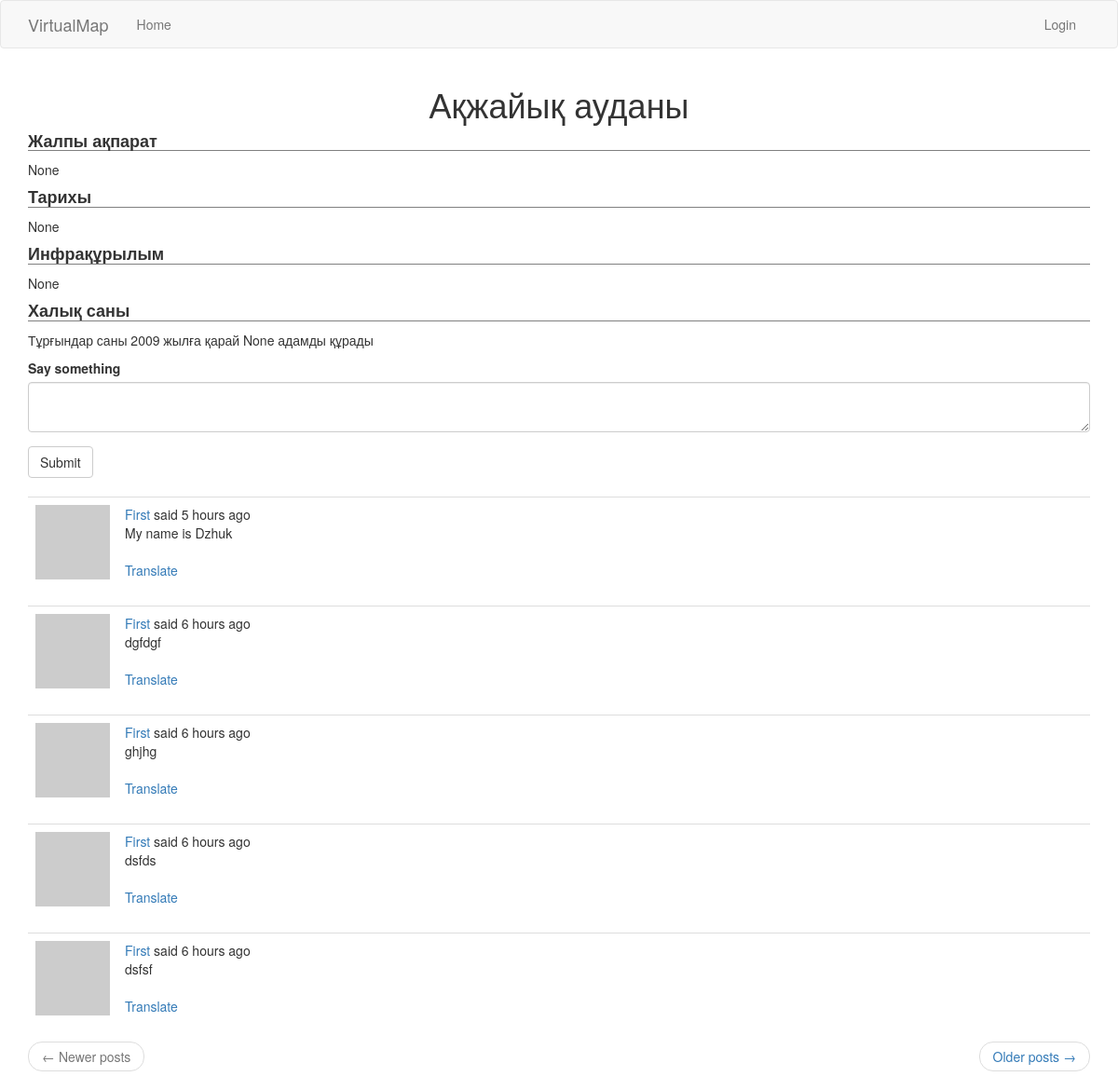
The app's page /area/6 with its own data.
### app/models.py (models this page shows, shortened)
class Area(db.Model):
    id = db.Column(db.Integer, primary_key=True, autoincrement=True)
    area_name = db.Column(db.String(16))
    gen_info = db.Column(db.String(128))
    history = db.Column(db.String(1024))
    infrastructure = db.Column(db.String(128))
    population = db.Column(db.Integer)
    posts = db.relationship('Post', backref='area', lazy='dynamic')

class Post(db.Model):
    id = db.Column(db.Integer, primary_key=True)
    body = db.Column(db.String(140))
    timestamp = db.Column(db.DateTime, index=True, default=datetime.utcnow)
    user_id = db.Column(db.Integer, db.ForeignKey('user.id'))
    area_id = db.Column(db.Integer, db.ForeignKey('area.id'))
    language = db.Column(db.String(5))

### app/main/routes.py (the view, shortened to what this page needs)
@blueprint.route("/area/<int:id>", methods=["GET", "POST"])
def area(id):
    area = db.session.query(Area).filter(Area.id == id).first_or_404()
    form = PostForm()
    page = request.args.get('page', 1, type=int)
    posts = area.posts.order_by(Post.timestamp.desc()).paginate(
        page, current_app.config['POSTS_PER_PAGE'], False)
    next_url = url_for('main.area', id=area.id, page=posts.next_num) \
        if posts.has_next else None
    prev_url = url_for('main.area', id=area.id, page=posts.prev_num) \
        if posts.has_prev else None
    params = {
        'title': area.area_name,
        "area": area,
        'form': form,
        'posts': posts.items,
        "next_url": next_url,
        "prev_url": prev_url
    }
    return render_template("main/area.html", **params)

### app/main/forms.py
class PostForm(FlaskForm):
    post = TextAreaField(_l('Say something'), validators=[DataRequired()])
    submit = SubmitField(_l('Submit'))

### app/main/routes.py (called while the page is built)
@blueprint.before_request
def before_request():
    if current_user.is_authenticated:
        current_user.last_seen = datetime.utcnow()
        db.session.commit()
    g.locale = str(get_locale())

### app/models.py (called while the page is built)
    def avatar(self, size):
        digest = md5(self.email.lower().encode('utf-8')).hexdigest()
        return 'https://www.gravatar.com/avatar/{}?d=identicon&s={}'.format(
            digest, size)

### app/main/templates/main/area.html
{% extends "base.html" %}
{% import 'bootstrap/wtf.html' as wtf %}
{% block app_content %}
	<h1 style="text-align: center;">{{ area.area_name }}</h1>
	<h4 class="chapter">{{ _("Жалпы ақпарат") }}</h4>
	<p>{{ area.gen_info }}</p>
	<h4 class="chapter">{{ _("Тарихы") }}</h4>
	<p>{{ area.history }}</p>
	<h4 class="chapter">{{ _("Инфрақұрылым") }}</h4>
	<p>{{ area.infrastructure }}</p>
	<h4 class="chapter">{{ _("Халық саны") }}</h4>
	<p>Тұрғындар саны 2009 жылға қарай {{ area.population }} адамды құрады</p>
	{% if form %}
    	{{ wtf.quick_form(form) }}
    <br>
    {% endif %}
    {% include "main/_posts.html" %}
{% endblock app_content %}
{% block styles %}
	{{super()}}
	<link rel="stylesheet" href="{{url_for('static', filename='css/style.css')}}">
{% endblock %}

### app/templates/base.html (shortened to what this page needs)
{% extends 'bootstrap/base.html' %}
{% block navbar %}
    <nav class="navbar navbar-default">
        <div class="container">
            <div class="navbar-header">
                <a class="navbar-brand" href="{{ url_for('main.index') }}">VirtualMap</a>
            </div>
            <div class="collapse navbar-collapse" id="bs-example-navbar-collapse-1">
                <ul class="nav navbar-nav">
                    <li><a href="{{ url_for('main.index') }}">{{ _('Home') }}</a></li>
                </ul>
                <ul class="nav navbar-nav navbar-right">
                    {% if current_user.is_anonymous %}
                    <li><a href="{{ url_for('auth.login') }}">{{ _('Login') }}</a></li>
                    {% else %}
                    <li><a href="{{ url_for('main.user', username=current_user.username) }}">{{ _('Profile') }}</a></li>
                    <li><a href="{{ url_for('auth.logout') }}">{{ _('Logout') }}</a></li>
                    {% endif %}
                </ul>
            </div>
        </div>
    </nav>
{% endblock %}
{% block content %}
    <div class="container">
        {% block app_content %}{% endblock %}
    </div>
{% endblock %}

### app/main/templates/main/_posts.html
{% for post in posts %}
        {% include 'main/_post.html' %}
    {% endfor %}
{% include 'main/_post_navigation.html' %}

### app/main/templates/main/_post.html (shortened to what this page needs)
<table class="table table-hover">
    <tr>
        <td width="70px">
            <a href="{{ url_for('main.user', username=post.author.username) }}">
                <img src="{{ post.author.avatar(70) }}" />
            </a>
        </td>
        <td>
            {{ _('%(username)s said %(when)s',
                username=user_link, when=moment(post.timestamp).fromNow()) }}
            <br>
            <span id="post{{ post.id }}">{{ post.body }}</span>
            {% if post.language and post.language != g.locale %}
            <br><br>
            <span id="translation{{ post.id }}">
                <a href="javascript:translate(
                            '#post{{ post.id }}',
                            '#translation{{ post.id }}',
                            '{{ post.language }}',
                            '{{ g.locale }}');">{{ _('Translate') }}</a>
            </span>
            {% endif %}
        </td>
    </tr>
</table>

### app/main/templates/main/_post_navigation.html
<nav aria-label="...">
    <ul class="pager">
        <li class="previous{% if not prev_url %} disabled{% endif %}">
            <a href="{{ prev_url or '#' }}">
                <span aria-hidden="true">&larr;</span> {{ _('Newer posts') }}
            </a>
        </li>
        <li class="next{% if not next_url %} disabled{% endif %}">
            <a href="{{ next_url or '#' }}">
                {{ _('Older posts') }} <span aria-hidden="true">&rarr;</span>
            </a>
        </li>
    </ul>
</nav>

### app/static/css/style.css (style rules this page uses)
.chapter { font-weight: bold; border-bottom: 1px solid gray; }

### records on screen
Area: area_name "Ақжайық ауданы", gen_info "None", history "None", infrastructure "None", population "None"
Post: body "My name is Dzhuk"
Post: body "dgfdgf"
Post: body "ghjhg"
Post: body "dsfds"
Post: body "dsfsf"
